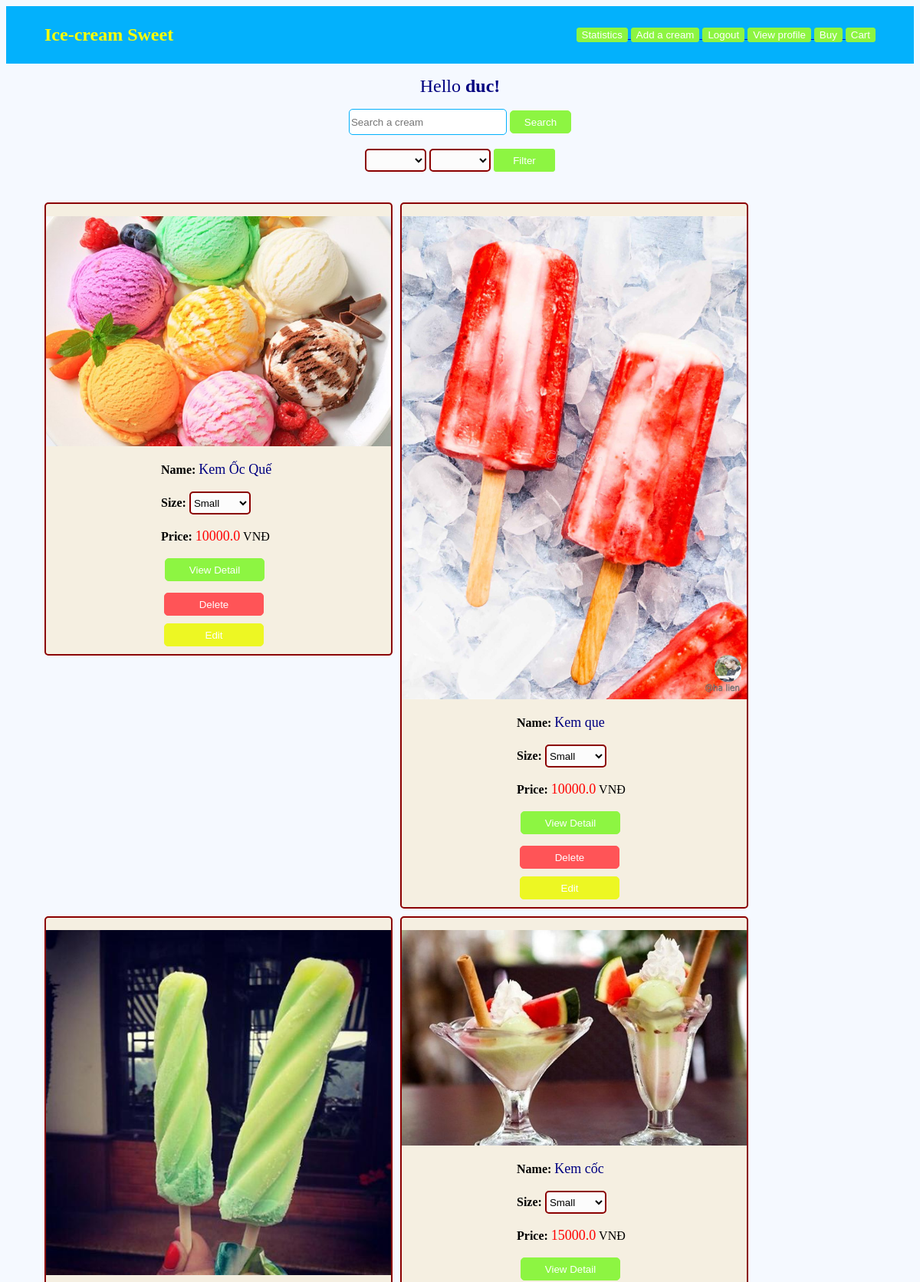
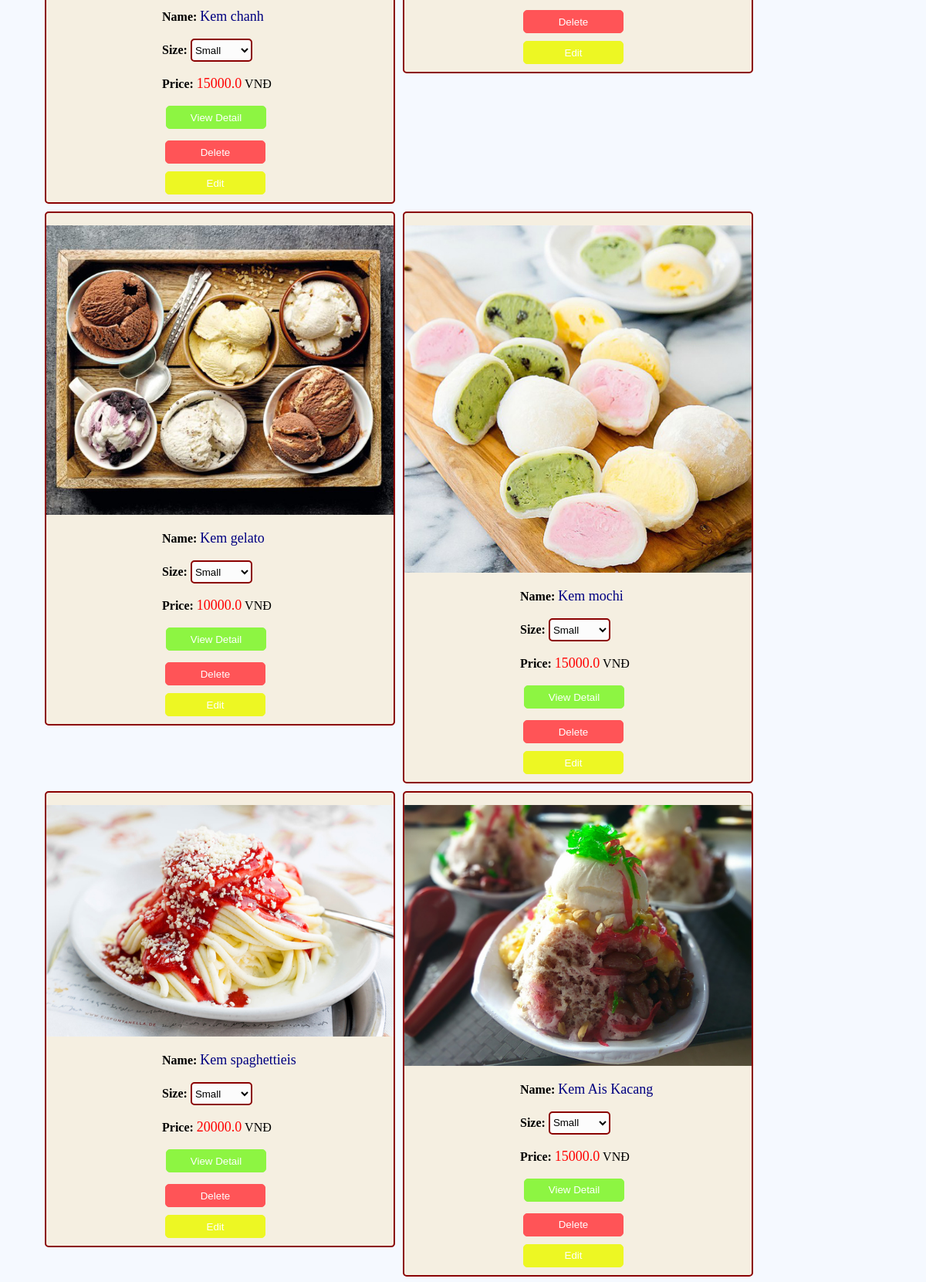
The app's page /home/ (signed in, upper part) with its own data (2 pictures, top to bottom).
### order/models.py (models this page shows, shortened)
class Ice_Cream(models.Model):
    name = models.CharField(max_length=200)
    images = models.ImageField()
    price = models.FloatField(default=0)
    ice_size = (
        ('S', 'Small'),
        ('M', 'Medium'),
        ('L', 'Large'),
    )
    size = models.CharField(max_length=1, choices=ice_size)
    ice_categories = (
        ('N', 'Normal'),
        ('G', 'Good'),
        ('D', 'Delicious'),
    )
    categories = models.CharField(max_length=100, choices=ice_categories, default='')
    ice_frequency = (
        ('F', 'Favorite'),
        ('L', 'Little'),
    )
    frequencies = models.CharField(max_length=100, choices=ice_frequency, default='')
    description = models.TextField(max_length=1000, default='')

### order/views.py (the view)
# urls.py: 2. Add a URL to urlpatterns:  path('', views.home, name='home')
def home(request):
    context = {
        'user': request.user,
        'ice_cream': Ice_Cream.objects.all(),
    }
    return render(request, 'order/home.html', context)

### order/templates/order/home.html (shortened to what this page needs)
{% load static %}
<!DOCTYPE html>
<html lang="en">
<head>
    <link rel="stylesheet" type="text/css" href="{% static 'order/style.css' %}">
</head>
<body>
<div class="container">
    <div class="header">
        <div class="homepage"><h3><font size="+2" color="yellow">Ice-cream Sweet</font></h3></div>
        <div class="logout">
            {% if user.is_superuser %}
            <a href="{% url 'statistics' %}">
                <button>Statistics</button>
            </a>
            <a href="{% url 'add_form' %}">
                <button>Add a cream</button>
            </a>
            {% endif %}
            {% if user.is_authenticated %}
            <a href="{% url 'logout' %}">
                <button>Logout</button>
            </a>
            <a href="{% url 'profile' %}">
                <button>View profile</button>
            </a>
            <a href="{% url 'show_buy' %}">
                <button>Buy</button>
            </a>
            <a href="{% url 'show_cart' %}">
                <button>Cart</button>
            </a>
            {% else %}
            <a href="{% url 'login' %}">
                <button>Login</button>
            </a>
            {% endif %}
        </div>
    </div>
    <div class="content">
        {% if user.is_authenticated %}
        <p><font size="+2" color="navy">Hello <strong>{{user.username}}!</strong></font></p>
        {% else %}
        <br/>
        {% endif %}
        <form action="{% url 'search' %}" method="post">
            <input type="text" name="name" placeholder="Search a cream"
                   style="border: solid 1px rgb(3, 177, 252); border-radius: 5px; width: 200px; height: 30px;">
            <button type="submit" style="border-radius: 5px; width: 80px; height: 30px;">Search</button>
        </form>
        <br/>
        <form action="{% url 'category' %}" method="post">
            <select name="cate"
                    style="border: solid 2px darkred; border-radius: 5px; width: 80px; height: 30px; background-color: rgb(252, 252, 252);">
                <option value="Z"></option>
                <option value="N">Normal</option>
            </select>
            <select name="frequency"
                    style="border: solid 2px darkred; border-radius: 5px; width: 80px; height: 30px; background-color: rgb(252, 252, 252);">
                <option value="Z"></option>
                <option value="F">Favorite</option>
            </select>
            <button type="submit" style="width: 80px; height: 30px;">Filter</button>
        </form>
    </div>
    <div style="flex-wrap: wrap; display: flex; margin-left: 30px; margin-top: 30px; padding-left: 10px;">
        {% for item in ice_cream %}
        <div class="item"
             style="margin-left: 10px; height: fit-content; border-radius: 5px; background-color: rgb(245, 239, 225);">
            <form action="{% url 'detail' %}" method="post">
                <p><img src="{{item.images.url}}" width="450px" height="auto"></p>
                <div class="info" style="margin-left: 150px; margin-bottom: 15px;">
                    <div><strong>Name: </strong><font size="+1" color="navy">{{item.name}}</font></div>
                    <br/>
                    <div><strong>Size:</strong>
                        <select name="size"
                                style="border: solid 2px darkred; border-radius: 5px; width: 80px; height: 30px; background-color: rgb(252, 252, 252);">
                            <option value="S">Small</option>
                        </select>
                    </div>
                    <br/>
                    <div><strong>Price: </strong><font size="+1" color="red">{{item.price}}</font> VNĐ</div>
                    <br/>
                    <button type="submit" style="margin-left: 5px; border-radius: 5px; width: 130px; height: 30px;">View
                        Detail
                    </button>
                </div>
            </form>
            {% if user.is_superuser %}
            <form action="{% url 'delete_ice' %}" method="post">
                <button type="submit"
                        style="margin-left: 154px; margin-bottom: 10px; border-radius: 5px; width: 130px; height: 30px; background-color: rgb(255, 84, 87); border: 1px solid rgb(255, 84, 87)">
                    Delete
                </button>
            </form>
            <form action="{% url 'show_edit_form' %}" method="post">
                <button type="submit"
                        style="margin-left: 154px; margin-bottom: 10px; border-radius: 5px; width: 130px; height: 30px; background-color: rgb(237, 247, 35); border: 1px solid rgb(237, 247, 35)">
                    Edit
                </button>
            </form>
            {% endif %}
        </div>
        {% endfor%}
    </div>
</div>
</body>
</html>

### order/static/order/style.css (style rules this page uses)
.container { width: 100%; height: 100%; background-color: rgb(245, 249, 255); }
body { background-color: rgb(245, 249, 255); min-height: 100vh; }
.header { height: 75px; width: 100%; display: flex; background-color: rgb(3, 177, 252); color: white; align-items: center; justify-content: space-between; }
.homepage { margin-left: 50px; }
.logout { margin-right: 50px; }
.content { width: 70%; margin-left: auto; margin-right: auto; display: flex; align-items: center; flex-direction: column; }
.item { border: 2px solid darkred; margin-top: 10px; height: fit-content; }
button { background-color: rgb(141, 245, 66); color: white; align-items: center; display: inline-block; border-radius: 3px; border: 1px solid rgb(141, 245, 66); }
.info { justify-content: center; }

### records on screen
Ice_Cream: images (picture), name "Kem Ốc Quế", price "10000.0"
Ice_Cream: images (picture), name "Kem que", price "10000.0"
Ice_Cream: images (picture), name "Kem chanh", price "15000.0"
Ice_Cream: images (picture), name "Kem cốc", price "15000.0"
Ice_Cream: images (picture), name "Kem gelato", price "10000.0"
Ice_Cream: images (picture), name "Kem mochi", price "15000.0"
Ice_Cream: images (picture), name "Kem spaghettieis", price "20000.0"
Ice_Cream: images (picture), name "Kem Ais Kacang", price "15000.0"

### other values on screen
{{ user.username }} "duc"
